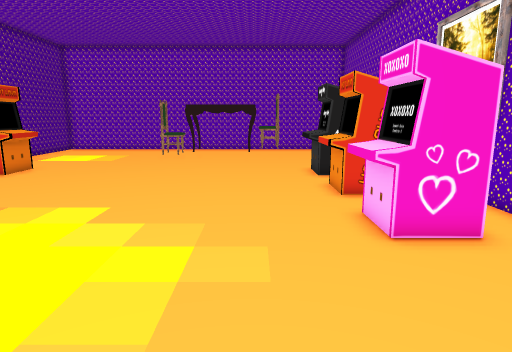
view 1 (above)

16 first-person views from a walk through a 3-D level made in the Unity game engine. The camera is 1.2 m above the floor, tilts 10° down and sees 75° across. The floor is counted in squares, 0.44 m on a side. Each view is taken from the middle of a square. On the plan, view 1 faces up. The plan holds only what a view shows up to about 20 squares ahead; the rest is blank. The place goes on beyond the plan. The player character is not drawn. Some surface patterns are stand-ins.

view 2
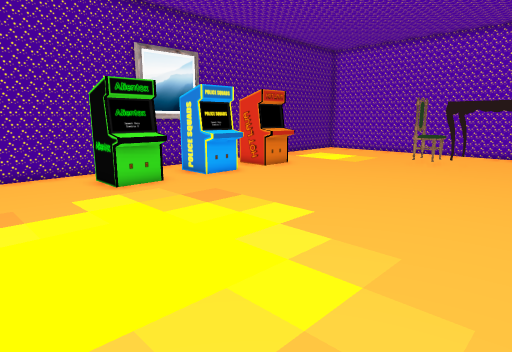

view 3
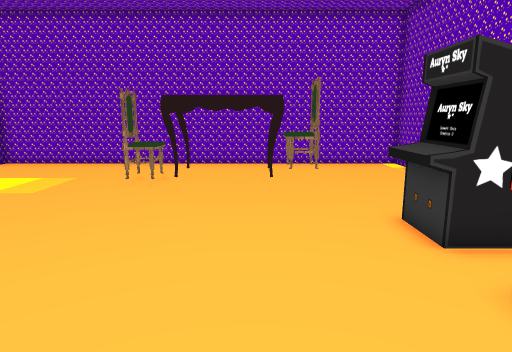

view 4
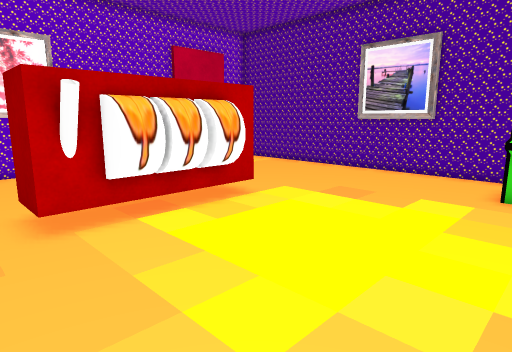

view 5
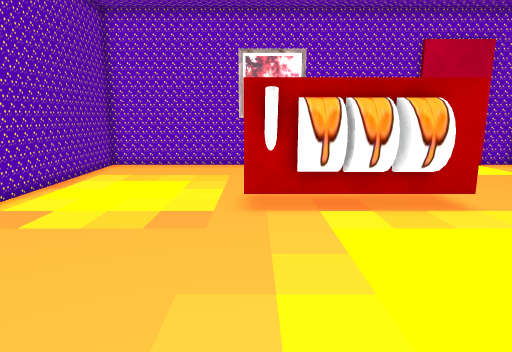

view 6
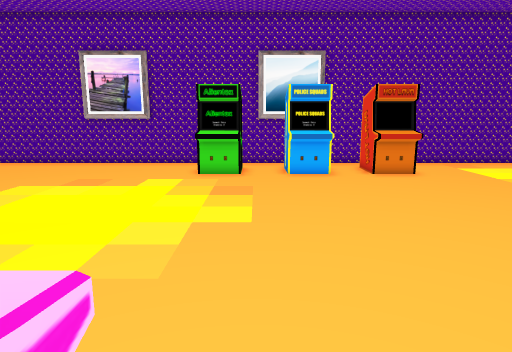

view 7
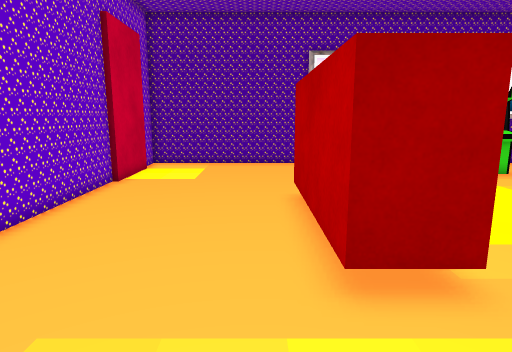

view 8
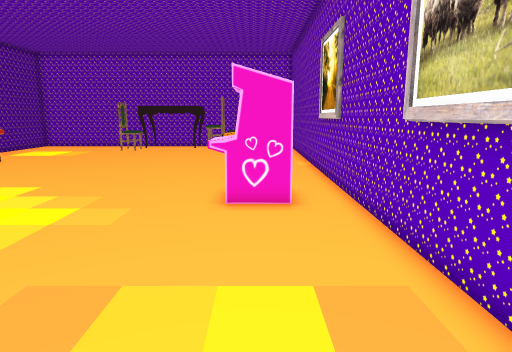

view 9
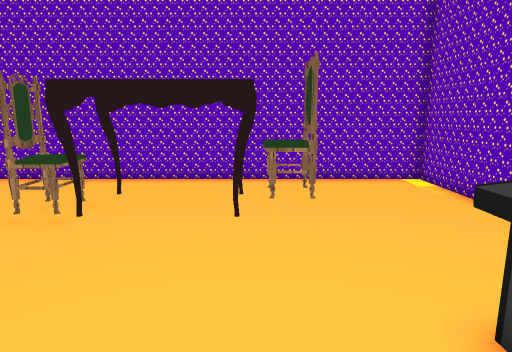

view 10
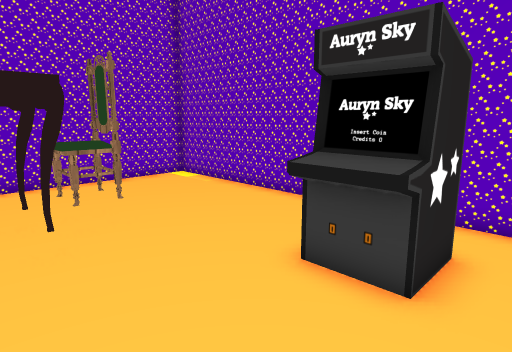

view 11
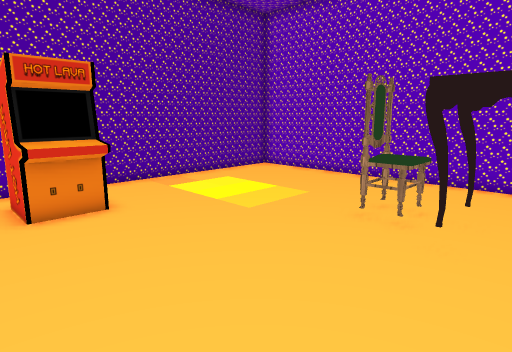

view 12
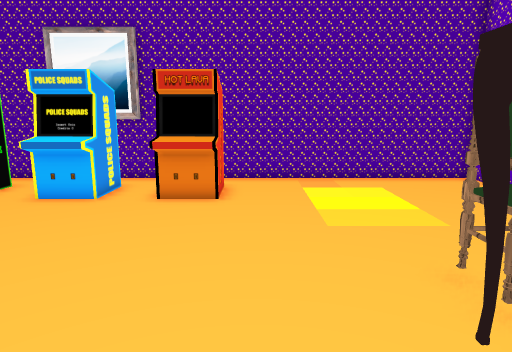

view 13
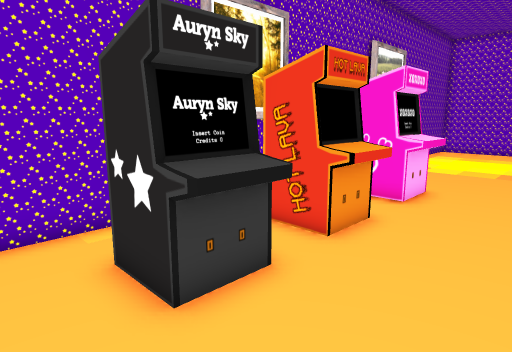

view 14
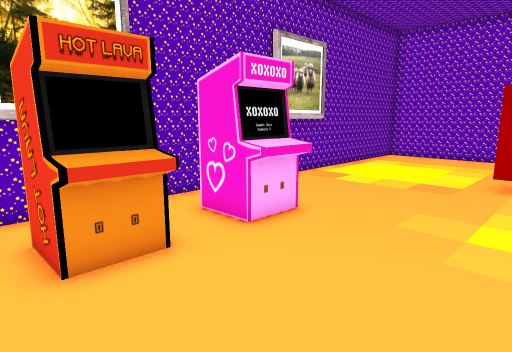

view 15
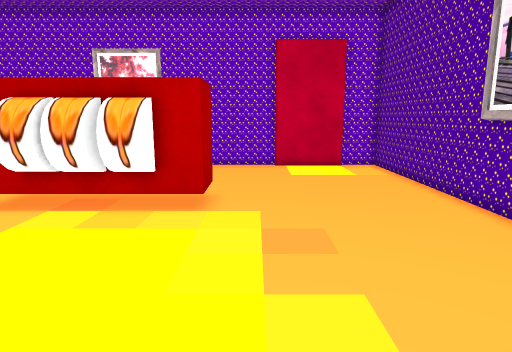

view 16
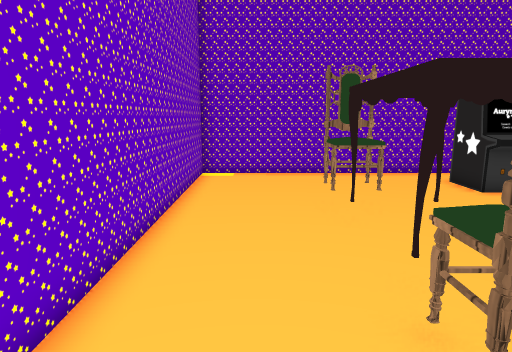

### Floor plan
Key: @ floor where view 1 was taken; # wall or solid block; . floor; O other object.
Columns run from 16 left of view 1 to 7 right of it. Each row starts with its distance up from view 1.
 29 ########################
 28 #......................#
 27 #......................#
 26 #......................#
 25 #......................#
 24 #.........OOOOOOOO.....#
 23 #.........OOOOOOOOO....#
 22 #.........OOO OOOO.....#
 21 #...........OOOOO......#
 20 #......................#
 19 #......................#
 18 #.OOO..............OOO.#
 17 #  OOO............OOO .#
 16 #.OOOO............OOOO.#
 15 #......................#
 14 #.OOO..............OOO.#
 13 #. OOO.............OO .#
 12 #.OOOO.............OO .#
 11 #.................... .#
 10 #......................#
  9 #.OOOO.............OOO.#
  8 #  OOO.............OO .#
  7 #.OOO..............OOO.#
  6 #......................#
  5 #......................#
  4 #......................#
  3 #......................#
  2 #......................#
  1 #.........OOOOOO.......#
  0 #........OOOOOOO@......#
 -1 #........O     O.......#
 -2 #........OOOOOOO.......#
 -3 #......................#
 -4 #......................#
 -5 #......................#
 -6 #......................#
 -7 #......................#
 -8 #......................#
 -9 ########################

Positions as (right, up) in squares from view 1, and headings:
1: (0, 0), facing up
2: (1, 2), facing up-left
3: (-1, 9), facing up
4: (1, 9), facing down-left
5: (-1, 10), facing down
6: (4, 10), facing left
7: (4, -3), facing left
8: (4, -3), facing up
9: (0, 14), facing up
10: (-2, 14), facing up-right
11: (-2, 14), facing up-left
12: (-1, 19), facing left
13: (-1, 20), facing down-right
14: (-3, 15), facing down-right
15: (-9, 10), facing down
16: (-9, 26), facing right
